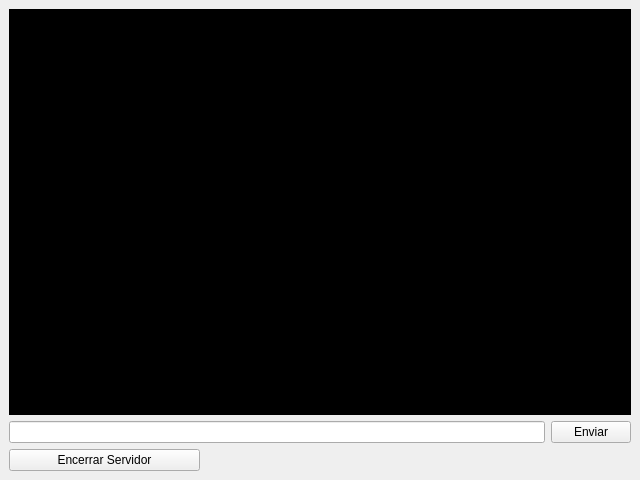
<?xml version="1.0" encoding="UTF-8"?>
<ui version="4.0">
 <class>MainWindow</class>
 <widget class="QMainWindow" name="MainWindow">
  <property name="geometry">
   <rect>
    <x>0</x>
    <y>0</y>
    <width>640</width>
    <height>480</height>
   </rect>
  </property>
  <property name="minimumSize">
   <size>
    <width>640</width>
    <height>480</height>
   </size>
  </property>
  <property name="maximumSize">
   <size>
    <width>640</width>
    <height>480</height>
   </size>
  </property>
  <property name="windowTitle">
   <string>BlakeMSG</string>
  </property>
  <property name="styleSheet">
   <string notr="true"/>
  </property>
  <widget class="QWidget" name="centralwidget">
   <property name="styleSheet">
    <string notr="true">QTextEdit{
	color: rgb(255, 255, 255);
	background-color: rgb(0, 0, 0);
}
</string>
   </property>
   <layout class="QGridLayout" name="gridLayout">
    <item row="0" column="0" colspan="2">
     <widget class="QTextEdit" name="Log">
      <property name="textInteractionFlags">
       <set>Qt::TextInteractionFlag::NoTextInteraction</set>
      </property>
     </widget>
    </item>
    <item row="1" column="0">
     <widget class="QLineEdit" name="command"/>
    </item>
    <item row="1" column="1">
     <widget class="QPushButton" name="Enviar">
      <property name="text">
       <string>Enviar</string>
      </property>
     </widget>
    </item>
    <item row="2" column="0">
     <widget class="QPushButton" name="Encerrar">
      <property name="sizePolicy">
       <sizepolicy hsizetype="Preferred" vsizetype="Preferred">
        <horstretch>0</horstretch>
        <verstretch>0</verstretch>
       </sizepolicy>
      </property>
      <property name="maximumSize">
       <size>
        <width>191</width>
        <height>31</height>
       </size>
      </property>
      <property name="text">
       <string>Encerrar Servidor</string>
      </property>
     </widget>
    </item>
   </layout>
  </widget>
 </widget>
 <resources/>
 <connections/>
</ui>
